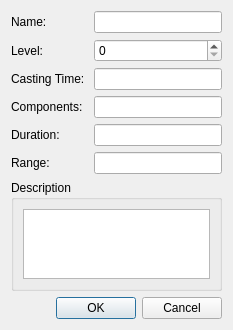
<?xml version="1.0" encoding="UTF-8"?>
<ui version="4.0">
 <class>Dialog</class>
 <widget class="QDialog" name="Dialog">
  <property name="geometry">
   <rect>
    <x>0</x>
    <y>0</y>
    <width>228</width>
    <height>327</height>
   </rect>
  </property>
  <property name="windowTitle">
   <string>New Spell</string>
  </property>
  <layout class="QGridLayout" name="gridLayout">
   <item row="0" column="0">
    <widget class="QLabel" name="label">
     <property name="text">
      <string>Name: </string>
     </property>
    </widget>
   </item>
   <item row="0" column="2">
    <widget class="QLineEdit" name="nameEdit"/>
   </item>
   <item row="1" column="0">
    <widget class="QLabel" name="label_2">
     <property name="text">
      <string>Level: </string>
     </property>
    </widget>
   </item>
   <item row="1" column="2">
    <widget class="QSpinBox" name="levelBox"/>
   </item>
   <item row="2" column="0" colspan="2">
    <widget class="QLabel" name="label_3">
     <property name="text">
      <string>Casting Time: </string>
     </property>
    </widget>
   </item>
   <item row="2" column="2">
    <widget class="QLineEdit" name="castingEdit"/>
   </item>
   <item row="3" column="0" colspan="2">
    <widget class="QLabel" name="label_4">
     <property name="text">
      <string>Components: </string>
     </property>
    </widget>
   </item>
   <item row="3" column="2">
    <widget class="QLineEdit" name="componentsEdit"/>
   </item>
   <item row="4" column="0" colspan="2">
    <widget class="QLabel" name="label_5">
     <property name="text">
      <string>Duration: </string>
     </property>
    </widget>
   </item>
   <item row="4" column="2">
    <widget class="QLineEdit" name="durationEdit"/>
   </item>
   <item row="5" column="0">
    <widget class="QLabel" name="label_6">
     <property name="text">
      <string>Range:</string>
     </property>
    </widget>
   </item>
   <item row="5" column="2">
    <widget class="QLineEdit" name="rangeEdit"/>
   </item>
   <item row="6" column="0" colspan="3">
    <widget class="QGroupBox" name="groupBox">
     <property name="title">
      <string>Description</string>
     </property>
     <layout class="QGridLayout" name="gridLayout_2">
      <item row="0" column="0">
       <widget class="QTextEdit" name="descriptionText"/>
      </item>
     </layout>
    </widget>
   </item>
   <item row="7" column="1" colspan="2">
    <widget class="QDialogButtonBox" name="buttonBox">
     <property name="orientation">
      <enum>Qt::Horizontal</enum>
     </property>
     <property name="standardButtons">
      <set>QDialogButtonBox::Cancel|QDialogButtonBox::Ok</set>
     </property>
    </widget>
   </item>
  </layout>
 </widget>
 <tabstops>
  <tabstop>nameEdit</tabstop>
  <tabstop>levelBox</tabstop>
  <tabstop>castingEdit</tabstop>
  <tabstop>componentsEdit</tabstop>
  <tabstop>durationEdit</tabstop>
  <tabstop>rangeEdit</tabstop>
  <tabstop>descriptionText</tabstop>
  <tabstop>buttonBox</tabstop>
 </tabstops>
 <resources/>
 <connections>
  <connection>
   <sender>buttonBox</sender>
   <signal>accepted()</signal>
   <receiver>Dialog</receiver>
   <slot>accept()</slot>
   <hints>
    <hint type="sourcelabel">
     <x>248</x>
     <y>254</y>
    </hint>
    <hint type="destinationlabel">
     <x>157</x>
     <y>274</y>
    </hint>
   </hints>
  </connection>
  <connection>
   <sender>buttonBox</sender>
   <signal>rejected()</signal>
   <receiver>Dialog</receiver>
   <slot>reject()</slot>
   <hints>
    <hint type="sourcelabel">
     <x>316</x>
     <y>260</y>
    </hint>
    <hint type="destinationlabel">
     <x>286</x>
     <y>274</y>
    </hint>
   </hints>
  </connection>
 </connections>
</ui>
